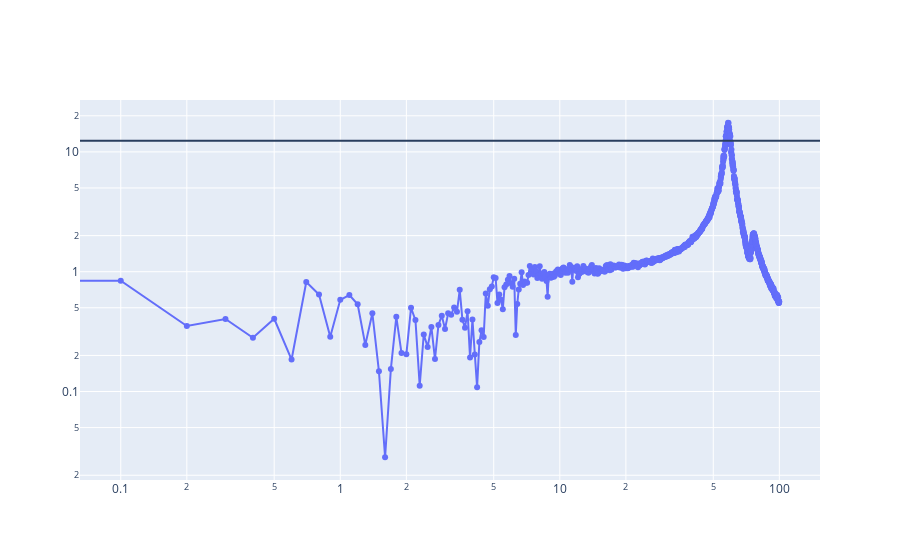

Notebook source saved alongside this figure:
### Markdown cell above
### Amortecedor de vibrações

### Code cell
experiment_data = loadmat("experimento_modulo_elasticidade/amostra5_espuma_nova_whitenoise/Hf.mat")

freq = experiment_data["freqh"]
Hf_abs = np.abs(experiment_data["Hf"])

mask = freq.flatten() < 100

max_amplitude = Hf_abs.max()
max_freq = freq[Hf_abs.argmax()]
half_power_band_amplitude = max_amplitude / np.sqrt(2)

results = {
    "amostra1_espuma_melamina_cinza": {"fn": 50.4, "f1": 48.8, "f2": 52.3, "l": 13e-3, "d": 26.72e-3},
    "amostra1_espuma_melamina_cinza2": {"fn": 53.9, "f1": 53.0, "f2": 54.8, "l": 13e-3, "d": 26.72e-3},
    "amostra1_espuma_melamina_cinza3": {"fn": 57.2, "f1": 56.0, "f2": 57.9, "l": 13e-3, "d": 26.72e-3},
    "amostra2_espuma_cinza": {"fn": 18.2, "f1": 17.8, "f2": 19.5, "l": 26.04e-3, "d": 28.03e-3},
    "amostra3_espuma_cinza_escuro_pinknoise": {"fn": 39.6, "f1": 36.4, "f2": 42.0, "l": 11.98e-3, "d": 27.66e-3},
    "amostra3_espuma_cinza_escuro_whitenoise": {"fn": 39.5, "f1": 36.4, "f2": 41.3, "l": 11.98e-3, "d": 27.66e-3},
    "amostra4_la_pet_pinknoise": {"fn": 17.7, "f1": 17.3, "f2": 19.1, "l": 12e-3, "d": 27.22e-3},
    "amostra4_la_pet_whitenoise": {"fn": 23.6, "f1": 23.0, "f2": 24.0, "l": 12e-3, "d": 27.22e-3},
    "amostra5_espuma_nova_pinknoise": {"fn": 58.5, "f1": 57.5, "f2": 60.3, "l": 15.30e-3, "d": 27.74e-3},
    "amostra5_espuma_nova_whitenoise": {"fn": 58.4, "f1": 57.2, "f2": 59.9, "l": 15.30e-3, "d": 27.74e-3},
}

fig = go.Figure(data=go.Scatter(x=freq.flatten()[mask], y=Hf_abs.flatten()[mask], mode="lines+markers"))
fig.update_xaxes(type="log")
fig.update_yaxes(type="log")

fig.add_hline(y=(half_power_band_amplitude))
fig.show()

### Figure 1 — Plotly figure (JSON) as saved in the notebook; plotly's stock layout.template omitted (floating-point values rounded to 4 significant figures; data arrays with more than 128 entries replaced by an {"elided": "..."} marker saying what was removed)
{"data": [{"mode": "lines+markers", "type": "scatter", "x": {"elided": "1000 float values"}, "y": {"elided": "1000 float values"}}], "layout": {"shapes": [{"type": "line", "x0": 0, "x1": 1, "xref": "x domain", "y0": 12.38, "y1": 12.38, "yref": "y"}], "xaxis": {"type": "log"}, "yaxis": {"type": "log"}}}
